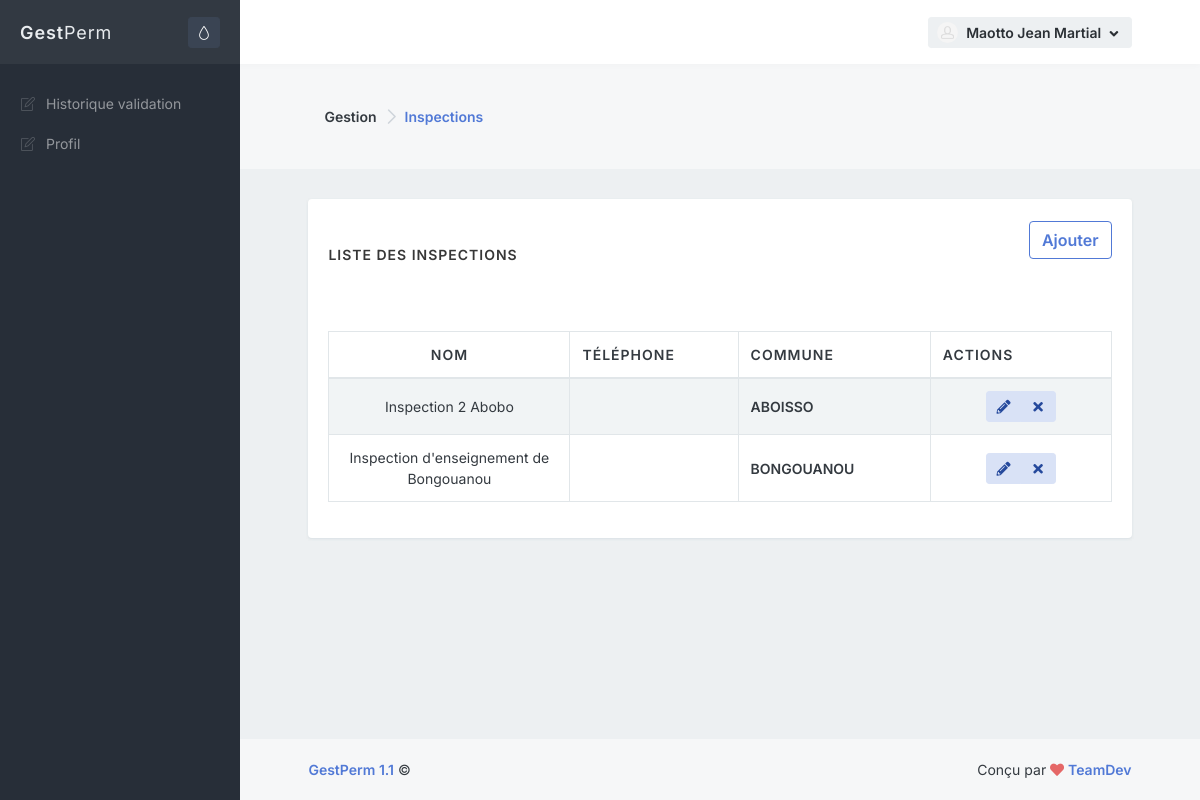
/admin/inspection.php (signed in), run on the app's committed database.
### tables this page shows
CREATE TABLE IF NOT EXISTS `inspection` (
  `IdInspection` int(11) NOT NULL AUTO_INCREMENT,
  `NomInspection` varchar(255) NOT NULL,
  `TelInspection` varchar(255) NOT NULL,
  `CommuneInspection` varchar(255) NOT NULL,
  `IdDirectionRegionale` int(11) NOT NULL,
  PRIMARY KEY (`IdInspection`)
);

CREATE TABLE IF NOT EXISTS `localite` (
  `CodeZone` bigint(19) NOT NULL AUTO_INCREMENT,
  `LibelleZone` varchar(200) NOT NULL,
  `CodeZoneMere` bigint(19) NOT NULL,
  `NiveauStr` smallint(6) NOT NULL,
  PRIMARY KEY (`CodeZone`)
);

### class/database.php (called while the page is built, shortened)
<?php
class Database
{
    private static $dbHost = "localhost";
    private static $dbName = "pct_db";
    private static $dbUsername = "root";
    private static $dbUserpassword = "";
    private static $connection = null;
    private static function connect()
    {
        if(self::$connection == null)
        {
            try
            {
              self::$connection = new PDO("mysql:host=" . self::$dbHost . ";dbname=" . self::$dbName , self::$dbUsername, self::$dbUserpassword, array(PDO::MYSQL_ATTR_INIT_COMMAND => 'SET NAMES UTF8' , PDO::ATTR_ERRMODE=>PDO::ERRMODE_WARNING));
            }
            catch(PDOException $e)
            {
                die($e->getMessage());
            }
        }
        return self::$connection;
    }
    private static function disconnect()
    {
        self::$connection = null;
    }
    public static function SelectQuery($query="")
    {
        if ($query<>"")
        {
            $req=self::$connection->prepare($query);
            try
            {
              $req->execute();
            }
            catch(Exception $e)
            {
                var_dump($query);
                die($e->getMessage());
            }
            return $req->fetchAll(PDO::FETCH_OBJ);
        }
        else return "";
    }
}
?>

### admin/inspection.php (the view, shortened to what this page needs)
<?php require 'inc/_global/views/head_start.php'; ?>
<?php require 'inc/_global/views/head_end.php'; ?>
<?php require 'inc/_global/views/page_start.php'; ?>
<div class="bg-body-light">
    <div class="content content-full">
        <div class="d-flex flex-column flex-sm-row justify-content-sm-between align-items-sm-center">
            <nav class="flex-sm-00-auto ml-sm-3" aria-label="breadcrumb">
                <ol class="breadcrumb breadcrumb-alt">
                    <li class="breadcrumb-item">Gestion</li>
                    <li class="breadcrumb-item" aria-current="page">
                        <a class="link-fx" href="">Inspections</a>
                    </li>
                </ol>
            </nav>
        </div>
   </div>
</div>
<div class="content">
    <div class="block block-rounded">
        <div class="block-header">
            <h3 class="block-title">Liste des Inspections<small</small></h3>
            <nav class="flex-sm-00-auto ml-sm-3" aria-label="breadcrumb">
                <ol class="breadcrumb breadcrumb-alt">
                    <li class="breadcrumb-item">
                        <button type="button" class="btn btn-outline-primary push" data-toggle="modal" data-target="#add-newinsp-modal">Ajouter</button>
                    </li>
                </ol>
            </nav>
        </div>
        <div class="block-content block-content-full">
            <table class="table table-bordered table-striped table-vcenter js-dataTable-full">
                <thead>
                    <tr>
                        <th class="text-center" style="width: 20%;">Nom</th>
                        <th class="d-none d-sm-table-cell" style="width: 12%;">Téléphone</th>
                        <th class="d-none d-sm-table-cell" style="width: 15%;">Commune</th>
                        <th class="d-none d-sm-table-cell" style="width: 15%;">Actions</th>
                    </tr>
                </thead>
                <tbody>
                    <?php
                        $inspections=Database::SelectQuery("SELECT * FROM   inspection ORDER BY NomInspection ASC");
                        foreach($inspections as $inspection):
                    ?>
                    <tr>
                        <td class="text-center font-size-sm"><?=$inspection->NomInspection?></td>
                        <td class="font-w600 font-size-sm"><?=$inspection->TelInspection?></td>
                        <td class="font-w600 font-size-sm">
                        <?=DataBase::SelectQuery("SELECT LibelleZone FROM localite WHERE CodeZone='$inspection->CommuneInspection'")[0]->LibelleZone?>
                        </td>
                        <td class="text-center">
                            <div class="btn-group">
                                <button type="button" class="btn btn-sm btn-alt-primary editinspection" data-toggle="modal" title="Edit" data-idinpection="<?=$inspection->IdInspection ?>" data-nominspection="<?=$inspection->NomInspection ?>" data-telinspection="<?=$inspection->TelInspection ?>" data-locinspection="<?=$inspection->CommuneInspection ?>"  data-target="#Edit-newinsp-modal">
                                    <i class="fa fa-fw fa-pencil-alt"></i>
                                </button>
                                <button type="button" class="btn btn-sm btn-alt-primary todelete"  data-toggle="modal" data-target="#Delete-newinsp-modal" data-idinpection="<?=$inspection->IdInspection ?>" title="Delete">
                                    <i class="fa fa-fw fa-times"></i>
                                </button>
                            </div>
                        </td>
                    </tr>
                    <?php endforeach ?>
                </tbody>
            </table>
        </div>
    </div>
</div>
<?php require 'inc/_global/views/page_end.php'; ?>
<?php require 'inc/_global/views/footer_end.php'; ?>

### data on the page
inspection: NomInspection "Inspection 2 Abobo", CommuneInspection.LibelleZone "ABOISSO"
inspection: NomInspection "Inspection d'enseignement de Bongouanou", CommuneInspection.LibelleZone "BONGOUANOU"

### other printed values
$node['name'] "Historique validation Profil"
$PreUser "Maotto Jean Martial"
$one->name "GestPerm"
$one->version "1.1"
